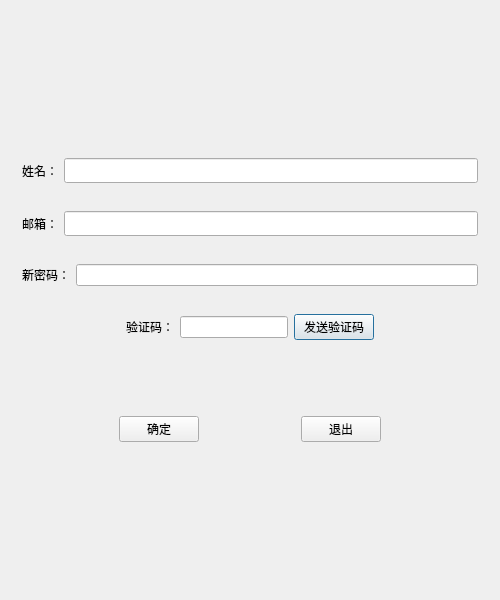
<?xml version="1.0" encoding="UTF-8"?>
<ui version="4.0">
 <class>ResetDialogClass</class>
 <widget class="QDialog" name="ResetDialogClass">
  <property name="geometry">
   <rect>
    <x>0</x>
    <y>0</y>
    <width>500</width>
    <height>600</height>
   </rect>
  </property>
  <property name="windowTitle">
   <string>ResetDialog</string>
  </property>
  <layout class="QVBoxLayout" name="verticalLayout">
   <item>
    <spacer name="verticalSpacer">
     <property name="orientation">
      <enum>Qt::Vertical</enum>
     </property>
     <property name="sizeHint" stdset="0">
      <size>
       <width>20</width>
       <height>40</height>
      </size>
     </property>
    </spacer>
   </item>
   <item>
    <widget class="QWidget" name="widget_5" native="true">
     <layout class="QHBoxLayout" name="horizontalLayout">
      <item>
       <widget class="QLabel" name="label">
        <property name="minimumSize">
         <size>
          <width>0</width>
          <height>25</height>
         </size>
        </property>
        <property name="text">
         <string>姓名：</string>
        </property>
       </widget>
      </item>
      <item>
       <widget class="ElaLineEdit" name="user_edit">
        <property name="minimumSize">
         <size>
          <width>0</width>
          <height>25</height>
         </size>
        </property>
       </widget>
      </item>
     </layout>
    </widget>
   </item>
   <item>
    <widget class="QWidget" name="widget_3" native="true">
     <layout class="QHBoxLayout" name="horizontalLayout_2">
      <item>
       <widget class="QLabel" name="label_2">
        <property name="text">
         <string>邮箱：</string>
        </property>
       </widget>
      </item>
      <item>
       <widget class="ElaLineEdit" name="email_edit">
        <property name="minimumSize">
         <size>
          <width>0</width>
          <height>25</height>
         </size>
        </property>
       </widget>
      </item>
     </layout>
    </widget>
   </item>
   <item>
    <widget class="QWidget" name="widget_2" native="true">
     <layout class="QHBoxLayout" name="horizontalLayout_3">
      <item>
       <widget class="QLabel" name="label_3">
        <property name="text">
         <string>新密码：</string>
        </property>
       </widget>
      </item>
      <item>
       <widget class="ElaLineEdit" name="pwd_edit"/>
      </item>
     </layout>
    </widget>
   </item>
   <item>
    <widget class="QWidget" name="widget_4" native="true">
     <layout class="QHBoxLayout" name="horizontalLayout_4">
      <item>
       <spacer name="horizontalSpacer">
        <property name="orientation">
         <enum>Qt::Horizontal</enum>
        </property>
        <property name="sizeHint" stdset="0">
         <size>
          <width>40</width>
          <height>20</height>
         </size>
        </property>
       </spacer>
      </item>
      <item>
       <widget class="QLabel" name="label_4">
        <property name="text">
         <string>验证码：</string>
        </property>
       </widget>
      </item>
      <item>
       <widget class="ElaLineEdit" name="varify_edit"/>
      </item>
      <item>
       <widget class="TimerBtn" name="get_code">
        <property name="minimumSize">
         <size>
          <width>0</width>
          <height>25</height>
         </size>
        </property>
        <property name="text">
         <string>发送验证码</string>
        </property>
       </widget>
      </item>
      <item>
       <spacer name="horizontalSpacer_2">
        <property name="orientation">
         <enum>Qt::Horizontal</enum>
        </property>
        <property name="sizeHint" stdset="0">
         <size>
          <width>40</width>
          <height>20</height>
         </size>
        </property>
       </spacer>
      </item>
     </layout>
    </widget>
   </item>
   <item>
    <widget class="QWidget" name="widget" native="true">
     <layout class="QHBoxLayout" name="horizontalLayout_6">
      <item>
       <spacer name="horizontalSpacer_6">
        <property name="orientation">
         <enum>Qt::Horizontal</enum>
        </property>
        <property name="sizeHint" stdset="0">
         <size>
          <width>40</width>
          <height>20</height>
         </size>
        </property>
       </spacer>
      </item>
      <item>
       <widget class="QLabel" name="err_tip">
        <property name="text">
         <string/>
        </property>
       </widget>
      </item>
     </layout>
    </widget>
   </item>
   <item>
    <widget class="QWidget" name="widget_6" native="true">
     <layout class="QHBoxLayout" name="horizontalLayout_5">
      <item>
       <spacer name="horizontalSpacer_3">
        <property name="orientation">
         <enum>Qt::Horizontal</enum>
        </property>
        <property name="sizeHint" stdset="0">
         <size>
          <width>40</width>
          <height>20</height>
         </size>
        </property>
       </spacer>
      </item>
      <item>
       <widget class="ElaPushButton" name="sure_btn">
        <property name="minimumSize">
         <size>
          <width>0</width>
          <height>25</height>
         </size>
        </property>
        <property name="text">
         <string>确定</string>
        </property>
       </widget>
      </item>
      <item>
       <spacer name="horizontalSpacer_4">
        <property name="orientation">
         <enum>Qt::Horizontal</enum>
        </property>
        <property name="sizeHint" stdset="0">
         <size>
          <width>40</width>
          <height>20</height>
         </size>
        </property>
       </spacer>
      </item>
      <item>
       <widget class="ElaPushButton" name="return_btn">
        <property name="minimumSize">
         <size>
          <width>0</width>
          <height>25</height>
         </size>
        </property>
        <property name="text">
         <string>退出</string>
        </property>
       </widget>
      </item>
      <item>
       <spacer name="horizontalSpacer_5">
        <property name="orientation">
         <enum>Qt::Horizontal</enum>
        </property>
        <property name="sizeHint" stdset="0">
         <size>
          <width>40</width>
          <height>20</height>
         </size>
        </property>
       </spacer>
      </item>
     </layout>
    </widget>
   </item>
   <item>
    <spacer name="verticalSpacer_2">
     <property name="orientation">
      <enum>Qt::Vertical</enum>
     </property>
     <property name="sizeHint" stdset="0">
      <size>
       <width>20</width>
       <height>40</height>
      </size>
     </property>
    </spacer>
   </item>
  </layout>
 </widget>
 <layoutdefault spacing="6" margin="11"/>
 <customwidgets>
  <customwidget>
   <class>ElaLineEdit</class>
   <extends>QLineEdit</extends>
   <header>ElaLineEdit.h</header>
  </customwidget>
  <customwidget>
   <class>ElaPushButton</class>
   <extends>QPushButton</extends>
   <header>ElaPushButton.h</header>
  </customwidget>
  <customwidget>
   <class>TimerBtn</class>
   <extends>QPushButton</extends>
   <header>TimerBtn.h</header>
  </customwidget>
 </customwidgets>
 <resources/>
 <connections/>
</ui>
